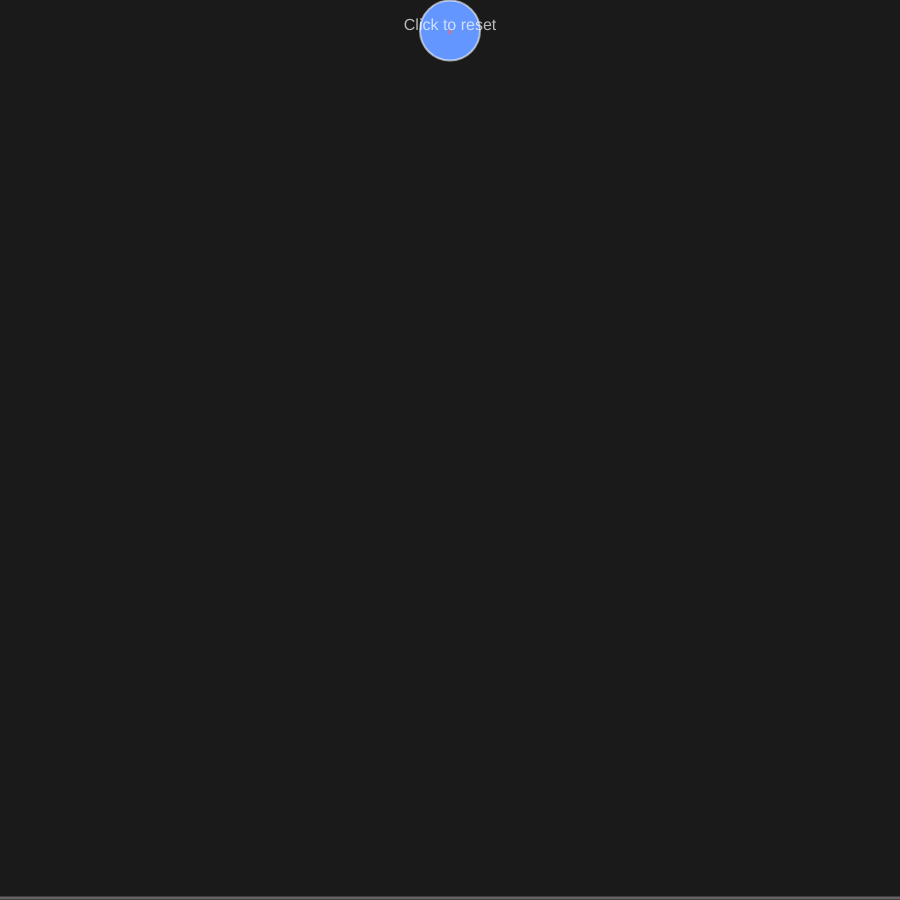
Frame 1 (no input)
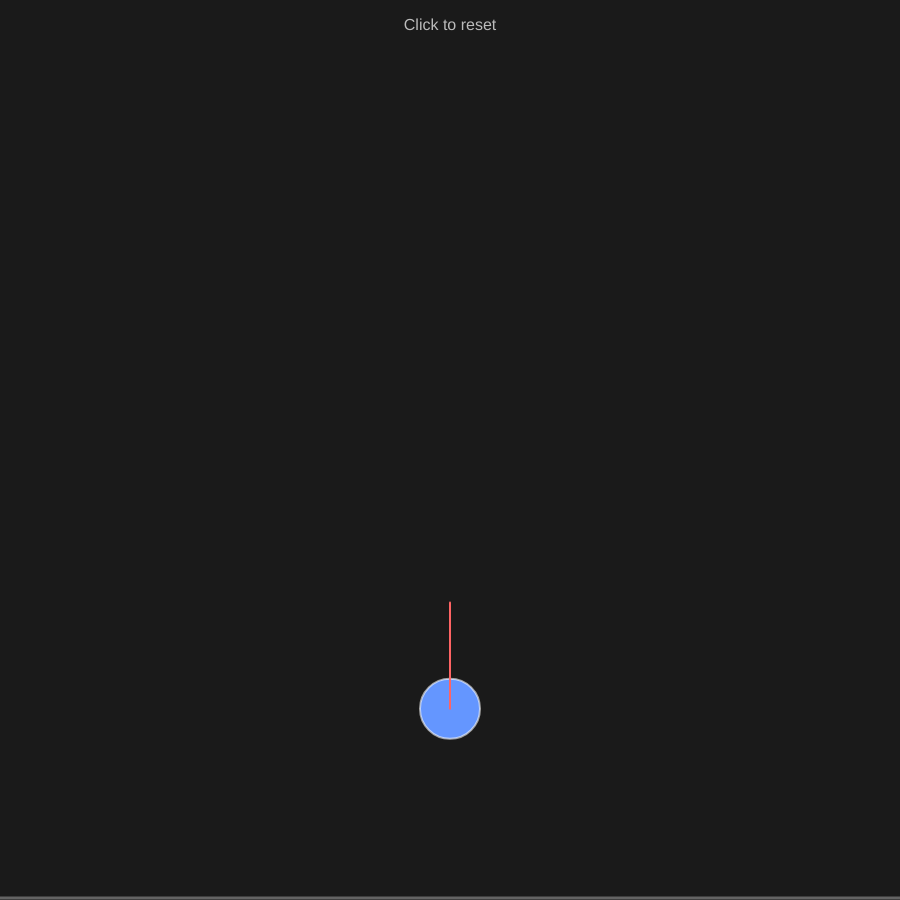
Frame 60 (no input)
Frame 120 (the mouse pressed at the canvas centre since frame 60): identical to frame 60, image omitted

The p5.js sketch that drew these frames (run headless with seeded random() and noise() and a simulated clock; from frame 60 on, the mouse is pressed at the canvas centre):

// p5.js sketch
// ── sketch.js
// Ball properties
let ball = {
  x: 0,
  y: 0,
  vy: 0,
  radius: 30
};

// Physics constants
let gravity = 0.6;
let bounce = 0.8;

function setup() {
  const s = min(windowWidth, windowHeight) * 0.9;
  createCanvas(s, s);
  
  // Initialize ball at top center
  ball.x = width / 2;
  ball.y = ball.radius;
  ball.vy = 0;
}

function windowResized() {
  const s = min(windowWidth, windowHeight) * 0.9;
  resizeCanvas(s, s);
}

function draw() {
  background(26, 26, 26);
  
  // Apply gravity (acceleration)
  ball.vy += gravity;
  
  // Update position
  ball.y += ball.vy;
  
  // Check floor collision
  if (ball.y + ball.radius > height) {
    ball.y = height - ball.radius;
    ball.vy *= -bounce;
  }
  
  // Draw ground line
  stroke(100);
  strokeWeight(3);
  line(0, height - 2, width, height - 2);
  
  // Draw the ball
  fill(100, 150, 255);
  stroke(255, 150);
  strokeWeight(2);
  circle(ball.x, ball.y, ball.radius * 2);
  
  // Draw velocity vector
  stroke(255, 100, 100);
  strokeWeight(2);
  line(ball.x, ball.y, ball.x, ball.y + ball.vy * 5);
  
  // Instructions
  fill(255, 180);
  noStroke();
  textAlign(CENTER);
  textSize(16);
  text("Click to reset", width / 2, 30);
}

function mousePressed() {
  // Reset ball to top
  ball.x = mouseX;
  ball.y = ball.radius;
  ball.vy = 0;
}

function touchStarted() {
  mousePressed();
  return false; // prevent default touch behavior
}
